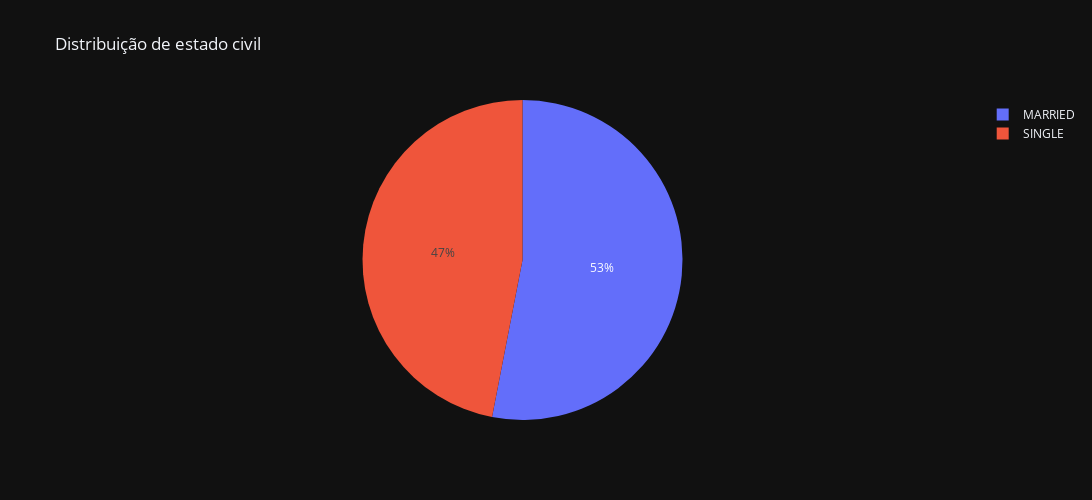

Notebook code for this chart:
### Code cell
# GRÁFICO PARA DISTRIBUIÇÃO DE ESTADO CIVIL
marital_status_counts = df_categorico['MARITAL STATUS'].value_counts().reset_index()
marital_status_counts.columns = ['MARITAL STATUS', 'COUNT']
fig = px.pie(marital_status_counts, names='MARITAL STATUS', values='COUNT', title='Distribuição de estado civil')
fig.update_layout(width=1200, height=500)
fig.show()

### Figure 1 — Plotly figure (JSON) as saved in the notebook; plotly's stock layout.template omitted (floating-point values rounded to 4 significant figures)
{"data": [{"domain": {"x": [0, 1], "y": [0, 1]}, "hovertemplate": "MARITAL STATUS=%{label}<br>COUNT=%{value}<extra></extra>", "labels": ["MARRIED", "SINGLE"], "legendgroup": "", "name": "", "showlegend": true, "type": "pie", "values": [87, 77]}], "layout": {"height": 500, "legend": {"tracegroupgap": 0}, "title": {"text": "Distribuição de estado civil"}, "width": 1200}}
